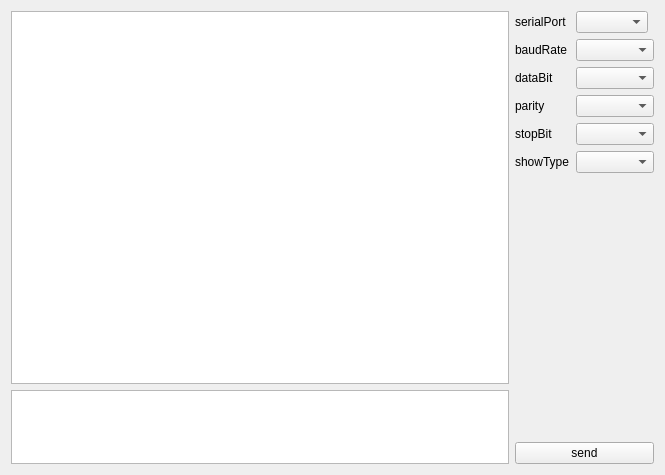
<?xml version="1.0" encoding="UTF-8"?>
<ui version="4.0">
 <class>serialWindow</class>
 <widget class="QWidget" name="serialWindow">
  <property name="geometry">
   <rect>
    <x>0</x>
    <y>0</y>
    <width>665</width>
    <height>475</height>
   </rect>
  </property>
  <property name="windowTitle">
   <string>serialwindow</string>
  </property>
  <layout class="QHBoxLayout" name="horizontalLayout" stretch="10,1">
   <item>
    <layout class="QVBoxLayout" name="verticalLayout" stretch="5,1">
     <item>
      <widget class="ElaPlainTextEdit" name="plainTextEdit_out"/>
     </item>
     <item>
      <widget class="ElaPlainTextEdit" name="plainTextEdit_in"/>
     </item>
    </layout>
   </item>
   <item>
    <layout class="QGridLayout" name="gridLayout" columnstretch="0,0,0">
     <item row="6" column="0">
      <widget class="ElaToggleButton" name="toggleswitch_open" native="true"/>
     </item>
     <item row="0" column="1">
      <widget class="ElaComboBox" name="comboBox_port"/>
     </item>
     <item row="3" column="0">
      <widget class="QLabel" name="label_parity">
       <property name="text">
        <string>parity</string>
       </property>
      </widget>
     </item>
     <item row="5" column="1" colspan="2">
      <widget class="ElaComboBox" name="comboBox_show_type"/>
     </item>
     <item row="5" column="0">
      <widget class="QLabel" name="label_show_type">
       <property name="text">
        <string>showType</string>
       </property>
      </widget>
     </item>
     <item row="8" column="0" colspan="3">
      <widget class="ElaPushButton" name="pushButton_send">
       <property name="text">
        <string>send</string>
       </property>
      </widget>
     </item>
     <item row="4" column="0">
      <widget class="QLabel" name="label_stopbit">
       <property name="text">
        <string>stopBit</string>
       </property>
      </widget>
     </item>
     <item row="3" column="1" colspan="2">
      <widget class="ElaComboBox" name="comboBox_parity"/>
     </item>
     <item row="1" column="0">
      <widget class="QLabel" name="label_baud">
       <property name="text">
        <string>baudRate</string>
       </property>
      </widget>
     </item>
     <item row="1" column="1" colspan="2">
      <widget class="ElaComboBox" name="comboBox_baud"/>
     </item>
     <item row="2" column="0">
      <widget class="QLabel" name="label_databit">
       <property name="text">
        <string>dataBit</string>
       </property>
      </widget>
     </item>
     <item row="0" column="0">
      <widget class="QLabel" name="label_port">
       <property name="text">
        <string>serialPort</string>
       </property>
      </widget>
     </item>
     <item row="2" column="1" colspan="2">
      <widget class="ElaComboBox" name="comboBox_databit"/>
     </item>
     <item row="4" column="1" colspan="2">
      <widget class="ElaComboBox" name="comboBox_stopbit"/>
     </item>
     <item row="7" column="0">
      <spacer name="verticalSpacer">
       <property name="orientation">
        <enum>Qt::Vertical</enum>
       </property>
       <property name="sizeHint" stdset="0">
        <size>
         <width>20</width>
         <height>40</height>
        </size>
       </property>
      </spacer>
     </item>
    </layout>
   </item>
  </layout>
 </widget>
 <customwidgets>
  <customwidget>
   <class>ElaPlainTextEdit</class>
   <extends>QPlainTextEdit</extends>
   <header location="global">ElaPlainTextEdit.h</header>
  </customwidget>
  <customwidget>
   <class>ElaComboBox</class>
   <extends>QComboBox</extends>
   <header location="global">ElaComboBox.h</header>
  </customwidget>
  <customwidget>
   <class>ElaPushButton</class>
   <extends>QPushButton</extends>
   <header location="global">ElaPushButton.h</header>
  </customwidget>
  <customwidget>
   <class>ElaToggleButton</class>
   <extends>QWidget</extends>
   <header location="global">ElaToggleButton.h</header>
   <container>1</container>
  </customwidget>
 </customwidgets>
 <resources/>
 <connections/>
</ui>
